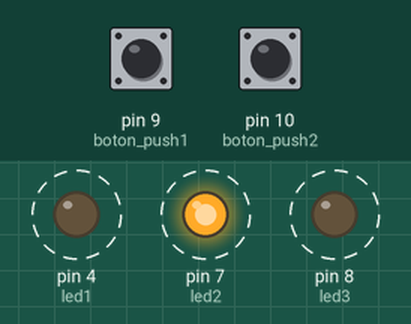
This sketch was run on a simulated Arduino Uno, built with avr-gcc and run on an emulated ATmega328P. Parts: output pins drawn as LEDs (lit = HIGH). Dashed ring = blinking. The test bench sets the inputs (shaded band); at power-on: pin 9 (boton_push1) LOW, pin 10 (boton_push2) LOW.

Above: at 3.8 s.
3.9 s: pin 9 (boton_push1) pulled HIGH for 1.8 s
At 4.4 s:
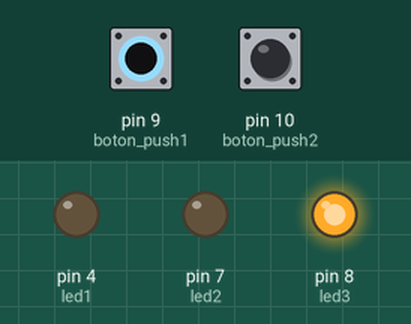
7.4 s: pin 10 (boton_push2) pulled HIGH for 1.8 s
At 7.9 s:
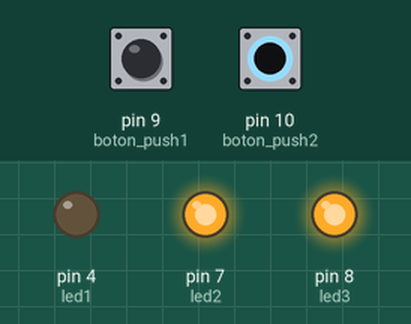
10.9 s: pin 10 (boton_push2) pulled HIGH for 3.2 s
15.6 s: pin 9 (boton_push1) pulled HIGH for 3.2 s
20.3 s: pin 9 (boton_push1) driven HIGH and pin 10 (boton_push2) driven HIGH
At 20.9 s:
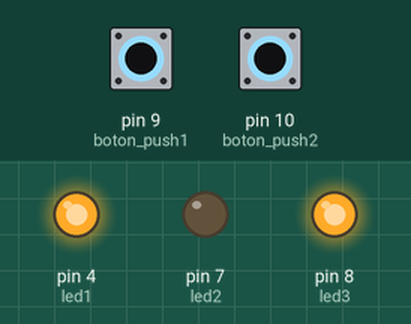
23.8 s: pin 10 (boton_push2) driven LOW
At 24.4 s:
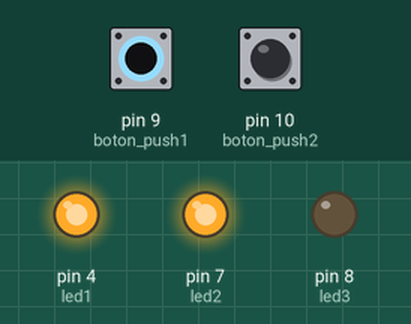
Timing chart, 0 to 26.8 s (numbered marks = the images above; inputs shaded):
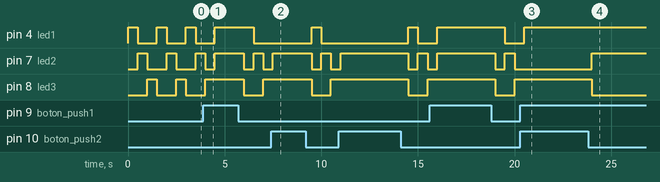

Measured:
- after the input at 20.3 s, pin 4 (led1): goes on until 20.5 s, then stays HIGH; pin 7 (led2): stops changing and stays LOW; pin 8 (led3): stops changing and stays HIGH
- after the input at 23.8 s, pin 7 (led2): LOW → HIGH after 0.20 s; pin 8 (led3): HIGH → LOW after 0.20 s

The sketch:

primera_parte_final.ino
```cpp
/*
 Fundacion Kinal
centro educativo tecnico laboral kinal
Electronica
Quinto perito
A
taller de elctronica digital y reparacion de computadora I
javier ricardo vivar sanchez
2019585
*/
#define boton_push1 9
#define boton_push2 10
#define led1 4
#define led2 7
#define led3 8
void setup() {

  pinMode(boton_push1, INPUT);
  pinMode(boton_push2, INPUT);
   pinMode(led1, OUTPUT);
  pinMode(led2, OUTPUT);
  pinMode(led3, OUTPUT);
}
void loop() {
  int RG;
  RG = digitalRead (boton_push1);
  int GB;
  GB = digitalRead (boton_push2);

  if (RG==1 && GB == 0 ){
  digitalWrite(led1,HIGH);
  digitalWrite(led2,HIGH);
  delay(500);
  digitalWrite(led1,LOW);
  digitalWrite(led2,LOW);
  }
    if (RG==0 && GB == 1 ){
  digitalWrite(led2,HIGH);
  digitalWrite(led3,HIGH);
  delay(500);
  digitalWrite(led2,LOW);
  digitalWrite(led1,LOW);
    }
      if ( RG==1 && GB == 1 ){
  digitalWrite(led1,HIGH);
  digitalWrite(led3,HIGH);
  delay(500);
  digitalWrite(led1,LOW);
  digitalWrite(led3,LOW);
      }
        if (RG==0 && GB == 0 ) {
  digitalWrite(led3,LOW);
  digitalWrite(led1,HIGH);
  digitalWrite(led2,LOW);
  delay(500);
  digitalWrite(led1,LOW);
  digitalWrite(led2,HIGH);
  digitalWrite(led3,LOW);
  delay(500);
  digitalWrite(led2,LOW);
  digitalWrite(led3,HIGH);
  digitalWrite(led1,LOW);
  delay(500);
  }
}
```
